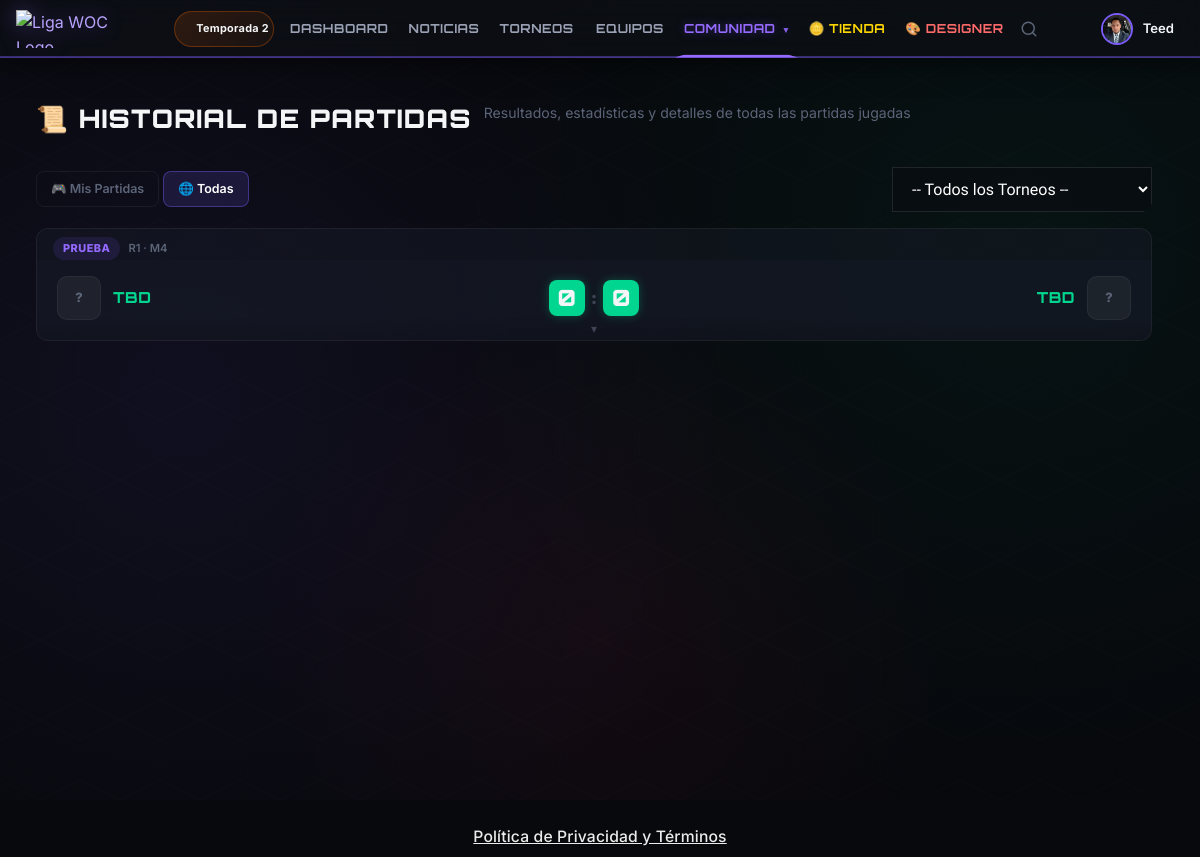
/match-history?view=all (signed in), run on the app's committed database.
### tables this page shows
CREATE TABLE `seasons` (
  `id` int(11) NOT NULL,
  `name` varchar(100) NOT NULL,
  `start_date` date NOT NULL,
  `end_date` date DEFAULT NULL,
  `is_active` tinyint(1) DEFAULT 0,
  `description` text DEFAULT NULL,
  `created_at` datetime DEFAULT current_timestamp()
);

CREATE TABLE `tournament_matches` (
  `id` int(11) NOT NULL,
  `tournament_id` int(11) NOT NULL,
  `round` int(11) NOT NULL DEFAULT 1,
  `match_number` int(11) NOT NULL,
  `bracket_type` enum('winners','losers','finals','group','round_robin') DEFAULT 'winners',
  `group_name` varchar(10) DEFAULT NULL,
  `team1_id` int(11) DEFAULT NULL,
  `team2_id` int(11) DEFAULT NULL,
  `winner_id` int(11) DEFAULT NULL,
  `loser_id` int(11) DEFAULT NULL,
  `team1_score` int(11) DEFAULT 0,
  `team2_score` int(11) DEFAULT 0,
  `best_of` int(11) DEFAULT 1,
  `room_id` varchar(50) DEFAULT NULL,
  `room_password` varchar(50) DEFAULT NULL,
  `scheduled_at` datetime DEFAULT NULL,
  `started_at` datetime DEFAULT NULL,
  `completed_at` datetime DEFAULT NULL,
  `status` enum('pending','scheduled','live','completed','disputed','cancelled') DEFAULT 'pending',
  `next_match_id` int(11) DEFAULT NULL,
  `referee_id` int(11) DEFAULT NULL,
  `notes` text DEFAULT NULL,
  `created_at` datetime DEFAULT current_timestamp()
);

CREATE TABLE `tournaments` (
  `id` int(11) NOT NULL,
  `name` varchar(200) NOT NULL,
  `slug` varchar(200) NOT NULL,
  `description` text DEFAULT NULL,
  `rules` text DEFAULT NULL,
  `image` varchar(255) DEFAULT NULL,
  `season_id` int(11) DEFAULT NULL,
  `format` enum('single_elimination','double_elimination','group_stage','round_robin') NOT NULL,
  `team_size` int(11) DEFAULT 5,
  `max_teams` int(11) DEFAULT 16,
  `min_rank` varchar(30) DEFAULT NULL,
  `entry_fee` decimal(10,2) DEFAULT 0.00,
  `prize_pool` varchar(500) DEFAULT NULL,
  `status` enum('draft','registration','ready','in_progress','completed','cancelled') DEFAULT 'draft',
  `registration_start` datetime DEFAULT NULL,
  `registration_end` datetime DEFAULT NULL,
  `start_date` datetime DEFAULT NULL,
  `end_date` datetime DEFAULT NULL,
  `stream_url` varchar(500) DEFAULT NULL,
  `created_by` int(11) NOT NULL,
  `created_at` datetime DEFAULT current_timestamp(),
  `updated_at` datetime DEFAULT current_timestamp() ON UPDATE current_timestamp(),
  `is_main_tournament` tinyint(1) NOT NULL DEFAULT 0,
  `tournament_type` varchar(50) DEFAULT NULL
);

### config/database.php (called while the page is built, shortened)
<?php
require_once __DIR__ . '/env-loader.php';
class Database {
    private static $instance = null;
    private $pdo;
    private function getConfig() {
        $isProduction = env('APP_ENV') === 'production';
        $config = [
            'host' => env('DB_HOST', 'localhost'),
            'port' => env('DB_PORT', 3306),
            'dbname' => env('DB_NAME', 'ligawoc'),
            'username' => env('DB_USER', env('DB_USERNAME', $isProduction ? null : 'root')),
            'password' => env('DB_PASS', env('DB_PASSWORD', $isProduction ? null : '')),
        ];
        if ($isProduction) {
            $required = ['host' => 'DB_HOST', 'dbname' => 'DB_NAME', 'username' => 'DB_USER/DB_USERNAME', 'password' => 'DB_PASS/DB_PASSWORD'];
        }
        return $config;
    }
    private function __construct() {
        $config = $this->getConfig();
        $charset = 'utf8mb4';
        $dsn = "mysql:host={$config['host']};port={$config['port']};dbname={$config['dbname']};charset={$charset}";
        $options = [
            PDO::ATTR_ERRMODE => PDO::ERRMODE_EXCEPTION,
            PDO::ATTR_DEFAULT_FETCH_MODE => PDO::FETCH_ASSOC,
            PDO::ATTR_EMULATE_PREPARES => false,
        ];
        try {
            $this->pdo = new PDO($dsn, $config['username'], $config['password'], $options);
        } catch (Throwable $e) {
            $isProduction = env('APP_ENV') === 'production';
            if ($isProduction) {
                error_log('[DB_ERROR] ' . $e->getMessage());
                die('Error de conexión al servidor. Por favor intenta más tarde.');
            } else {
                die('Error de conexión: ' . $e->getMessage());
            }
        }
    }
    public static function getInstance() {
        if (self::$instance === null) {
            self::$instance = new self();
        }
        return self::$instance;
    }
    public function query($sql, $params = []) {
        $stmt = $this->pdo->prepare($sql);
        $stmt->execute($params);
        return $stmt;
    }
    public function fetch($sql, $params = []) {
        return $this->query($sql, $params)->fetch();
    }
    public function fetchAll($sql, $params = []) {
        return $this->query($sql, $params)->fetchAll();
    }
}

### config/app.php (called while the page is built, shortened)
<?php
require_once __DIR__ . '/env-loader.php';
function url($path = '') {
    return BASE_URL . ltrim($path, '/');
}
function asset($path) {
    return BASE_URL . 'assets/' . ltrim($path, '/');
}
function isAdmin() {
    return isset($_SESSION['user_role']) && in_array($_SESSION['user_role'], [ROLE_ADMIN, ROLE_SUPERADMIN]);
}
function currentUserId() {
    return $_SESSION['user_id'] ?? null;
}
function currentUsername() {
    return $_SESSION['username'] ?? null;
}

### controllers/ShopController.php (called while the page is built, shortened)
<?php
class ShopController {
    public $db;
    public function __construct() {
        $this->db = Database::getInstance();
    }
    public function isDesigner($userId) {
        $result = $this->db->fetch("SELECT role FROM users WHERE id = ?", [$userId]);
        return $result && in_array($result['role'], ['designer', 'admin', 'superadmin']);
    }
}

### config/env-loader.php (called while the page is built, shortened)
<?php
function env($key, $default = null) {
    $value = getenv($key);
    if ($value !== false) {
        return $value;
    }
    return $default;
}

### controllers/TeamController.php (called while the page is built, shortened)
<?php
class TeamController {
    private $db;
    public function __construct() {
        $this->db = Database::getInstance();
    }
    public function getUserTeam($userId) {
        return $this->db->fetch(
            "SELECT tm.*, t.id as team_id, t.name as team_name, t.tag, t.logo, t.captain_id FROM team_members tm JOIN teams t ON tm.team_id = t.id WHERE tm.user_id = ?",
            [$userId]
        );
    }
}

### pages/match-history.php (the view, shortened to what this page needs)
<?php
$page = 'match-history';
$db = Database::getInstance();
$userId = currentUserId();
$teamCtrl = new TeamController();
$myTeam = $teamCtrl->getUserTeam($userId);
$myTeamId = $myTeam ? $myTeam['team_id'] : 0;
$filterTournament = isset($_GET['tournament']) && $_GET['tournament'] !== '' ? intval($_GET['tournament']) : null;
$filterView = $_GET['view'] ?? ($myTeam ? 'mine' : 'all');
$tournaments = $db->fetchAll("SELECT id, name FROM tournaments ORDER BY created_at DESC");
$where = "WHERE m.status = 'completed'";
$params = [];
$matches = $db->fetchAll(
    "SELECT m.*,
            t1.name as t1_name, t1.logo as t1_logo, t1.tag as t1_tag,
            t2.name as t2_name, t2.logo as t2_logo, t2.tag as t2_tag,
            w.name as winner_name,
            tr.name as tournament_name, tr.format as tournament_format,
            mr.team1_kills, mr.team2_kills, mr.team1_towers, mr.team2_towers, mr.mvp_user_id,
            mvpu.username as mvp_name, mvpu.avatar as mvp_avatar
     FROM tournament_matches m
     LEFT JOIN teams t1 ON m.team1_id = t1.id
     LEFT JOIN teams t2 ON m.team2_id = t2.id
     LEFT JOIN teams w ON m.winner_id = w.id
     LEFT JOIN tournaments tr ON m.tournament_id = tr.id
     LEFT JOIN match_results mr ON mr.match_id = m.id
     LEFT JOIN users mvpu ON mr.mvp_user_id = mvpu.id
     $where
     ORDER BY m.completed_at DESC, m.created_at DESC
     LIMIT 100",
    $params
);
require_once __DIR__ . '/../includes/header.php';
require_once __DIR__ . '/../includes/navbar.php';
?>
<div class="app-wrapper">
<div class="main-content match-history-page" data-filter-view="<?= htmlspecialchars($filterView, ENT_QUOTES) ?>">
    <div class="page-header">
        <h1 class="page-title">📜 Historial de Partidas</h1>
        <p class="page-subtitle">Resultados, estadísticas y detalles de todas las partidas jugadas</p>
    </div>
    <div class="mh-filters">
        <div class="mh-view-tabs">
            <?php if ($myTeam): ?>
            <a href="?view=mine<?= $filterTournament ? '&tournament='.$filterTournament : '' ?>" class="mh-tab <?= $filterView === 'mine' ? 'active' : '' ?>">🎮 Mis Partidas</a>
            <?php endif; ?>
            <a href="?view=all<?= $filterTournament ? '&tournament='.$filterTournament : '' ?>" class="mh-tab <?= $filterView === 'all' ? 'active' : '' ?>">🌐 Todas</a>
        </div>
        <?php if (!empty($tournaments)): ?>
        <select class="form-control mh-tournament-filter" id="mhTournamentFilter">
            <option value="">-- Todos los Torneos --</option>
        </select>
        <?php endif; ?>
    </div>
    <?php if (empty($matches)): ?>
    <div class="card mh-empty-card">
        <div class="mh-empty-icon">📜</div>
        <h3 class="mh-empty-title">Sin partidas completadas</h3>
        <p class="mh-empty-copy">Los resultados aparecerán aquí cuando se completen partidas de torneo.</p>
    </div>
    <?php else: ?>
    <div class="mh-match-list">
    <?php foreach ($matches as $idx => $m):
        $isMyMatch = ($m['team1_id'] == $myTeamId || $m['team2_id'] == $myTeamId);
        $iWon = ($m['winner_id'] == $myTeamId && $myTeamId);
        $iLost = ($isMyMatch && !$iWon && $myTeamId);
    ?>
        <div class="mh-card <?= $iWon ? 'mh-card-win' : ($iLost ? 'mh-card-loss' : '') ?>">
            <div class="mh-card-top">
                <div class="mh-card-meta">
                    <span class="badge badge-purple mh-badge-compact"><?= htmlspecialchars($m['tournament_name'] ?? 'Torneo') ?></span>
                    <span class="mh-card-round">R<?= $m['round'] ?> · M<?= $m['match_number'] ?></span>
                </div>
            </div>
            <div class="mh-matchup mh-matchup-toggle" data-toggle-match-detail="<?= $m['id'] ?>" title="Ver detalles y comentarios" role="button" tabindex="0">
                <div class="mh-team <?= $m['winner_id'] == $m['team1_id'] ? 'mh-team-winner' : '' ?>">
                    <?php if ($m['t1_logo']): ?>
                    <img src="<?= UPLOAD_URL . $m['t1_logo'] ?>" class="mh-team-logo" alt="">
                    <?php else: ?>
                    <div class="mh-team-logo-ph"><?= strtoupper(substr($m['t1_name'] ?? '?', 0, 2)) ?></div>
                    <?php endif; ?>
                    <div class="mh-team-info">
                        <div class="mh-team-name"><?= htmlspecialchars($m['t1_name'] ?? 'TBD') ?></div>
                    </div>
                </div>
                <div class="mh-score-center">
                    <div class="mh-scores">
                        <div class="mh-score-box <?= $m['winner_id'] == $m['team1_id'] ? 'mh-score-w' : '' ?>"><?= $m['team1_score'] ?></div>
                        <span class="mh-score-sep">:</span>
                        <div class="mh-score-box <?= $m['winner_id'] == $m['team2_id'] ? 'mh-score-w' : '' ?>"><?= $m['team2_score'] ?></div>
                    </div>
                </div>
                <div class="mh-team mh-team-right <?= $m['winner_id'] == $m['team2_id'] ? 'mh-team-winner' : '' ?>">
                    <div class="mh-team-info mh-team-info-right">
                        <div class="mh-team-name"><?= htmlspecialchars($m['t2_name'] ?? 'TBD') ?></div>
                    </div>
                    <?php if ($m['t2_logo']): ?>
                    <img src="<?= UPLOAD_URL . $m['t2_logo'] ?>" class="mh-team-logo" alt="">
                    <?php else: ?>
                    <div class="mh-team-logo-ph"><?= strtoupper(substr($m['t2_name'] ?? '?', 0, 2)) ?></div>
                    <?php endif; ?>
                </div>
                <div class="mh-expand-hint">
                    <span class="mh-expand-meta">
                        ▾
                    </span>
                </div>
            </div>
        </div>
    <?php endforeach; ?>
    </div>
    <?php endif; ?>
</div>
</div>
<?php require_once __DIR__ . '/../includes/footer.php'; ?>

### includes/navbar.php (shortened to what this page needs)
<?php
$currentPage = $page ?? '';
$_activeSeason = Database::getInstance()->fetch("SELECT name FROM seasons WHERE is_active = 1 LIMIT 1");
$_seasonLabel = $_activeSeason ? $_activeSeason['name'] : null;
$isDesigner = false;
if (!isAdmin()) {
    require_once __DIR__ . '/../controllers/ShopController.php';
    $shopCtrl = new ShopController();
    $isDesigner = $shopCtrl->isDesigner(currentUserId());
}
function wocIcon($name, $class = '') {
    $svg = $icons[$name] ?? '';
    return '<svg class="icon-svg ' . $class . '" viewBox="0 0 24 24" fill="none" stroke="currentColor" stroke-width="2" stroke-linecap="round" stroke-linejoin="round">' . $svg . '</svg>';
}
?>
<header class="topnav-immersive<?= $isDesigner ? ' has-designer-link' : '' ?>">
    <div class="topnav-left">
        <a href="<?= url(isAdmin() ? 'admin' : 'dashboard') ?>" class="topnav-logo">
            <img src="<?= asset('img/logo.png') ?>" alt="Liga WOC Logo" class="topnav-logo-img">
        </a>
        <nav class="topnav-links">
            <?php if ($_seasonLabel): ?>
            <div class="season-badge" title="Temporada actual">
                <?= wocIcon('calendar', 'sm') ?>
                <span><?= htmlspecialchars($_seasonLabel) ?></span>
            </div>
            <?php endif; ?>
            <?php if (!isAdmin()): ?>
                <a href="<?= url('dashboard') ?>" class="topnav-link <?= $currentPage === 'dashboard' ? 'active' : '' ?>">Dashboard</a>
                <a href="<?= url('news') ?>" class="topnav-link <?= $currentPage === 'news' ? 'active' : '' ?>">Noticias</a>
                <div class="topnav-dropdown-container">
                    <a href="<?= url('tournaments') ?>" class="topnav-link <?= $currentPage === 'tournaments' ? 'active' : '' ?>">Torneos <?= wocIcon('trophy', 'sm') ?></a>
                </div>
                <div class="topnav-dropdown-container">
                    <a href="<?= url('teams') ?>" class="topnav-link <?= $currentPage === 'teams' ? 'active' : '' ?>">Equipos</a>
                    <?php
                    $teamCtrl = new TeamController();
                    $myTeam = $teamCtrl->getUserTeam(currentUserId());
                    ?>
                </div>
                <div class="topnav-dropdown-container">
                    <a href="#" class="topnav-link has-caret <?= in_array($currentPage, ['rankings', 'stream', 'match-history', 'heroes', 'calendar']) ? 'active' : '' ?>">
                        <span>Comunidad</span><span class="caret">▾</span>
                    </a>
                </div>
                <a href="<?= url('shop') ?>" class="topnav-link topnav-link--shop <?= $currentPage === 'shop' ? 'active' : '' ?>">🪙 Tienda</a>
                <?php if ($isDesigner): ?>
                <a href="<?= url('designer') ?>" class="topnav-link topnav-link--designer <?= $currentPage === 'designer' ? 'active' : '' ?>">🎨 Designer</a>
                <?php endif; ?>
            <?php endif; ?>
        </nav>
    </div>
    <div class="topnav-right">
        <div class="topnav-search-wrap" id="searchWrap">
            <button type="button" class="notif-btn topnav-search-btn" id="searchToggleBtn" title="Buscar">
                <svg class="icon-svg" viewBox="0 0 24 24" fill="none" stroke="currentColor" stroke-width="2" stroke-linecap="round" stroke-linejoin="round"><circle cx="11" cy="11" r="8"/><line x1="21" y1="21" x2="16.65" y2="16.65"/></svg>
            </button>
        </div>
        <a href="<?= url('notifications') ?>" class="notif-btn notif-btn-link" id="desktop-notif-btn">
            <?= wocIcon('bell') ?>
        </a>
        <div class="dropdown">
            <div class="user-menu" data-dropdown-toggle>
                <?php if (!empty($_SESSION['user_avatar'])): ?>
                    <img src="<?= UPLOAD_URL . $_SESSION['user_avatar'] ?>" class="user-avatar" alt="">
                <?php else: ?>
                    <div class="user-avatar-placeholder"><?= strtoupper(substr(currentUsername() ?? 'U', 0, 1)) ?></div>
                <?php endif; ?>
                <span class="user-menu-name"><?= currentUsername() ?></span>
            </div>
        </div>
    </div>
</header>

### data on the page
seasons: name "Temporada 2"
tournament_matches: tournament.name "PRUEBA", round "1", match_number "4", t1_name "?", t1_name "TBD", team1_score "0", team2_score "0", t2_name "TBD", t2_name "?"

### other printed values
currentUsername() "Teed"
